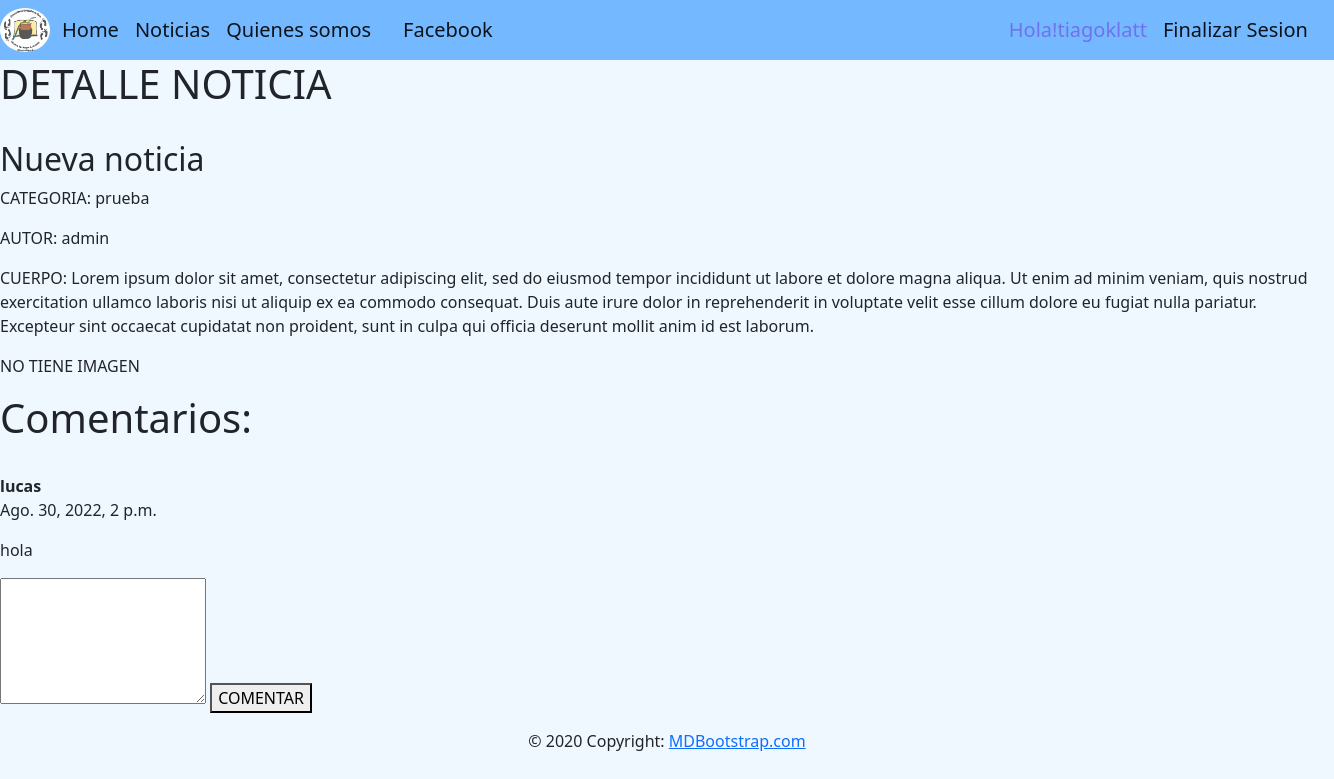
The page /Noticias/detalle/2 (signed in) on the database its author committed.
### apps/usuarios/models.py (models this page shows)
class Usuario(AbstractUser):
	pass

### apps/noticias/models.py (models this page shows, shortened)
class Noticia(models.Model):
	titulo = models.CharField(max_length = 120)
	creado = models.DateField(auto_now_add = True)
	cuerpo = models.TextField()
	autor = models.CharField(max_length = 50, null=True, blank = True)
	imagen = models.ImageField(upload_to = 'noticias', null=True, blank = True)
	categoria = models.ForeignKey(Categoria, on_delete = models.CASCADE,null = True, blank = True)
	def obtener_mis_comentarios(self):
		return self.mis_comentarios.all()

class Categoria(models.Model):
	nombre = models.CharField(max_length = 60)
	descripcion = models.CharField(max_length = 250, null = True, blank = True)

class Comentario(models.Model):
	noticia = models.ForeignKey(Noticia, related_name= 'mis_comentarios', on_delete= models.CASCADE)
	texto= models.TextField()
	creado= models.DateTimeField(auto_now_add = True)
	usuario= models.ForeignKey(Usuario, related_name= 'usuario_comentario', on_delete= models.CASCADE)

### apps/noticias/views.py (the view)
# urls.py: path('detalle/<int:pk>', views.Detalle_Noticia.as_view(), name = 'detalle_noticias'),
class Detalle_Noticia(LoginRequiredMixin, DetailView):
	model = Noticia
	template_name = 'noticias/detalle_noticia.html'

### templates/noticias/detalle_noticia.html
{%extends 'base.html'%}
{% load static %}
{%block contenido%}
	<h1>DETALLE NOTICIA</h1>
    <br>
    	<h2>{{object.titulo}}</h2>
    	<p>CATEGORIA: {{ object.categoria.nombre }}</p>
    	{% if object.autor %}
        	<p>AUTOR: {{ object.autor }}</p>
    	{% endif %}
    	<p>CUERPO: {{ object.cuerpo }}</p>
    	{% if object.imagen %}
        	<img src="{{ object.imagen.url }}" width="100px" height="100px">
    	{% else %}
        	<p>NO TIENE IMAGEN </p>
    	{% endif %}
    <h1>Comentarios:</h1><br>
    	{% for x in object.obtener_mis_comentarios %}
        	<b>{{x.usuario}}</b>
        	<p>{{x.creado}}</p>
        	<p>{{x.texto}}</p>
    	{% endfor %}
    	{% if user.is_authenticated %}
        	<form method="POST" action= "{% url 'noticias:agregar_comentario' object.pk %}">{% csrf_token %}
            	<textarea rows="5" name="comment">
            	</textarea>
            	<button type="submit">COMENTAR</button>
        	</form>
    	{% endif %}
{%endblock contenido%}

### templates/base.html (shortened to what this page needs)
{% load static %}
<!doctype html>
<html lang="es-ar">
  <head>
    <link rel="stylesheet" href="{% static 'css/base.css' %}">
    <link rel="stylesheet" href="https://cdn.jsdelivr.net/npm/swiper@8/swiper-bundle.min.css"/>
    <link href="https://cdn.jsdelivr.net/npm/bootstrap@5.2.0/dist/css/bootstrap.min.css" rel="stylesheet">
  </head>
  <body style="background-color:aliceblue ;">
    <nav class="navbar navbar-expand-lg"style="background-color:#74b9ff;z-index: 300;">
        <img src="../static/img/Logo_fundacion1png.png" style="width: 50px;  border-radius: 50%;" alt="Logo">
        <div class="container-fluid">
          <a class="navbar-brand" href="{% url 'home' %}">Home</a>
          <div class="collapse navbar-collapse" id="navbarNav">
            <ul class="navbar-nav">
              <a class="navbar-brand" href="{% url 'noticias:listar_noticias' %}">Noticias</a>
              <a class="navbar-brand" href="{% url 'somos:quienes_somos' %}">Quienes somos</a>
                <a class="navbar-brand"  href="https://www.facebook.com/groups/498186250237283/">Facebook</a>
              {% if user.is_authenticated %}
              <span class="navbar-brand" style="color:rgb(113, 113, 237);">Hola!{{user.username}}</span>
              <a class="navbar-brand" href="{%url 'logout' %}"id=>Finalizar Sesion</a>
              {%else%}
                <a class="navbar-brand" href="{%url 'login' %}"id=>Iniciar Sesion</a>
                <a class="navbar-brand" href="#">Registrarse</a>
              {% endif %}
            </ul>
          </div>
        </div>
      </nav>
      {%block contenido%}
      {%endblock contenido%}
<footer class="page-footer font-small blue">
  <div class="footer-copyright text-center py-3">© 2020 Copyright:
    <a href="/"> MDBootstrap.com</a>
  </div>
</footer>
    </body>
</html>

### static/css/base.css (style rules this page uses)
body { background-color: aqua; }

### rows shown on the page
Usuario: username "tiagoklatt"
Noticia: titulo "Nueva noticia", categoria.nombre "prueba", autor "admin", cuerpo "Lorem ipsum dolor sit amet, consectetur adipiscing elit, sed do eiusmod tempor incididunt ut labore et dolore magna aliqua. Ut enim ad minim veniam, quis nostrud exercitation ullamco laboris nisi ut aliquip ex ea commodo consequat. Duis aute irure dolor in reprehenderit in voluptate velit esse cillum dolore eu fugiat nulla pariatur. Excepteur sint occaecat cupidatat non proident, sunt in culpa qui officia deserunt mollit anim id est laborum."
Comentario: usuario "lucas", creado "Ago. 30, 2022, 2 p.m.", texto "hola"
